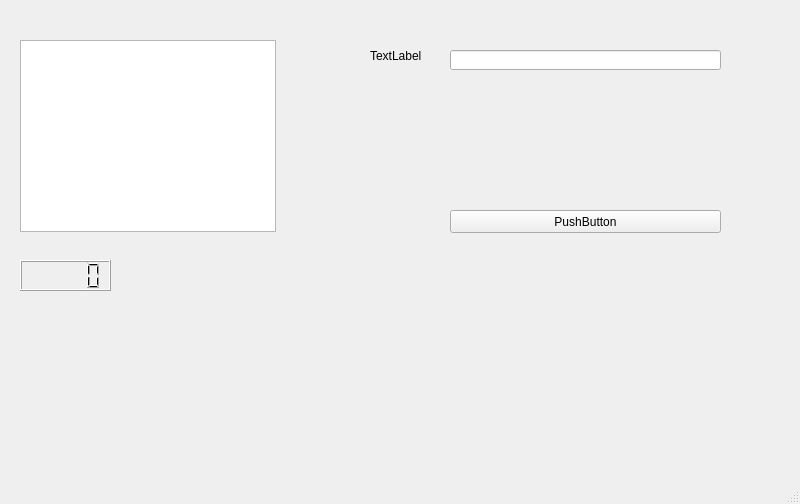
<?xml version="1.0" encoding="UTF-8"?>
<ui version="4.0">
 <class>MainWindow</class>
 <widget class="QMainWindow" name="MainWindow">
  <property name="geometry">
   <rect>
    <x>0</x>
    <y>0</y>
    <width>800</width>
    <height>504</height>
   </rect>
  </property>
  <property name="windowTitle">
   <string>MainWindow</string>
  </property>
  <widget class="QWidget" name="centralwidget">
   <widget class="QLCDNumber" name="lcdNumber">
    <property name="geometry">
     <rect>
      <x>20</x>
      <y>260</y>
      <width>91</width>
      <height>31</height>
     </rect>
    </property>
    <property name="font">
     <font>
      <pointsize>16</pointsize>
      <weight>75</weight>
      <bold>true</bold>
      <kerning>false</kerning>
     </font>
    </property>
   </widget>
   <widget class="QGraphicsView" name="graphicsView">
    <property name="geometry">
     <rect>
      <x>20</x>
      <y>40</y>
      <width>256</width>
      <height>192</height>
     </rect>
    </property>
   </widget>
   <widget class="QLineEdit" name="lineEdit">
    <property name="geometry">
     <rect>
      <x>450</x>
      <y>50</y>
      <width>271</width>
      <height>20</height>
     </rect>
    </property>
   </widget>
   <widget class="QLabel" name="label">
    <property name="geometry">
     <rect>
      <x>370</x>
      <y>50</y>
      <width>54</width>
      <height>12</height>
     </rect>
    </property>
    <property name="text">
     <string>TextLabel</string>
    </property>
   </widget>
   <widget class="QPushButton" name="pushButton">
    <property name="geometry">
     <rect>
      <x>450</x>
      <y>210</y>
      <width>271</width>
      <height>23</height>
     </rect>
    </property>
    <property name="text">
     <string>PushButton</string>
    </property>
   </widget>
  </widget>
  <widget class="MainWindows_label" name="menubar">
   <property name="geometry">
    <rect>
     <x>0</x>
     <y>0</y>
     <width>800</width>
     <height>23</height>
    </rect>
   </property>
  </widget>
  <widget class="QStatusBar" name="statusbar"/>
 </widget>
 <customwidgets>
  <customwidget>
   <class>MainWindows_label</class>
   <extends>QMenuBar</extends>
   <header>mainwindows_label.h</header>
  </customwidget>
 </customwidgets>
 <resources/>
 <connections/>
</ui>
